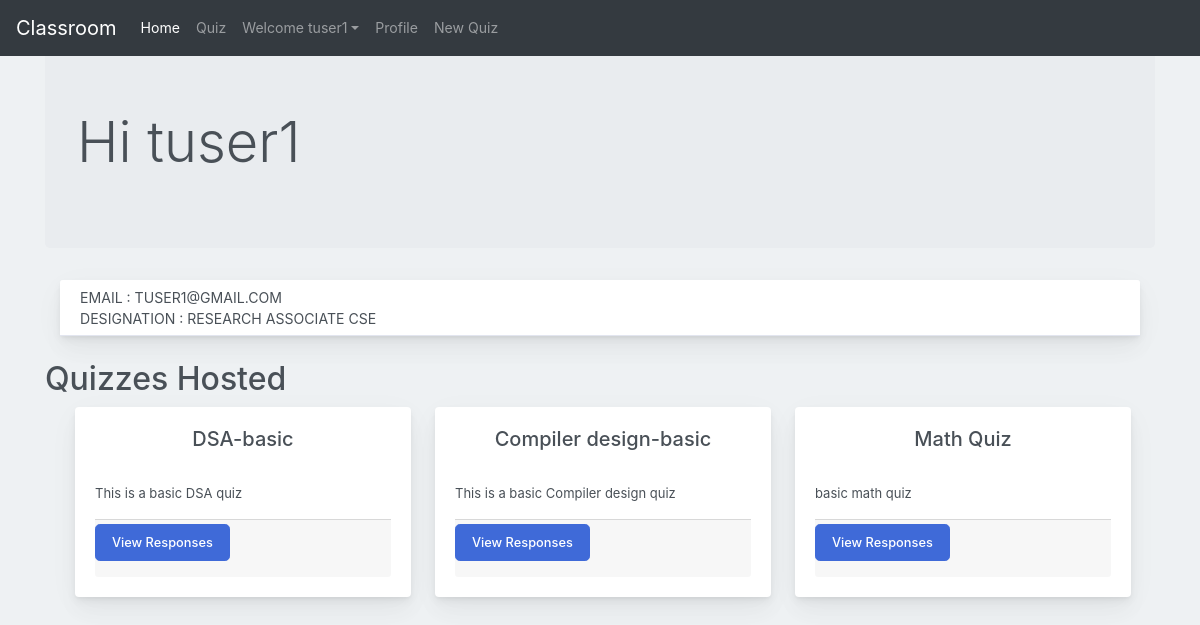
Page /teacher-profile/ (signed in) on the committed database.
### users/models.py (models this page shows, shortened)
class User(AbstractUser):
    email = models.EmailField()
    is_student = models.BooleanField(default=False)
    is_teacher = models.BooleanField(default=False)

class Teacher(models.Model):
    user = models.OneToOneField(User, on_delete=models.CASCADE,primary_key=True)
    teacher_name = models.CharField(max_length=30)
    contact_number = models.CharField(max_length=10)
    email = models.EmailField(default = "")
    teacher_profile_pic = models.ImageField(default='img.png',upload_to = 'profile_pics',blank=True)
    designation = models.CharField(max_length=300)
    branch = models.CharField(choices=BRANCH_CHOICES, max_length =3, default = 'GEN')

### quiz/models.py (models this page shows, shortened)
class Quiz(models.Model):
    quiz_id = models.AutoField
    author = models.ForeignKey(User, on_delete=models.CASCADE, default=1)
    name = models.CharField(max_length=50)
    desc = models.CharField(max_length=300)
    questions = models.ManyToManyField(Question)
    is_saved = models.BooleanField(default=False)

### users/views.py (the view)
# urls.py: path('teacher-profile/', views.teacher_profile, name='teacher-profile'),
@login_required
@teacher_required
def teacher_profile(request):
    teacher = Teacher.objects.get(user=request.user)
    quizzes = Quiz.objects.filter(author=request.user)
    context = {
        "teacher" : teacher,
        "quizzes" : list(quizzes),
    }
    return render(request, 'users/teacher-profile.html', context)

### templates/users/teacher-profile.html (shortened to what this page needs)
{% extends 'discuss/basic.html' %}
{% load crispy_forms_tags %}
{% block homeactive %} active {% endblock homeactive %}-->
{% block content %}
<div class="container my-4">
<div class="jumbotron">
    <h1 class="display-4">Hi {{request.user}}</h1>
    </div>
    <div class="container-fluid mt-10">
      <div class="row">
          <div class="col-md-12">
              <div class="card mb-4">
                  <div class="card-header">
                      <div class="media flex-wrap w-100 align-items-center">
                          email : {{teacher.email}} <br>
                          designation : {{teacher.designation}} <br>
                </div>
              </div>
          </div>
      </div>
  </div>
</div>
<h2>Quizzes Hosted</h2>
<div class="container">
    <div class="container mx-auto mt-2">
      <div class="row">
        {% for quiz in quizzes %}
        <div class="col-md-4">
          <div class="card" style="width: 21rem;">
            <div class="card-body">
              <h5 class="card-title" style="text-align: center;">{{quiz.name}}</h5>
              <br>
              <p class="card-text">{{quiz.desc}}</p>
              <div class="card-footer d-flex flex-wrap justify-content-between align-items-center px-0 pt-1 pb-3">
                  <a class="btn btn-primary btn-lg" data-toggle="modal" href="#">View Responses</a>
              </div>
            </div>
          </div>
        </div>
        {% endfor %}
      </div>
    </div>
  </div>
{% endblock content %}

### templates/discuss/basic.html (shortened to what this page needs)
{% load static %}
<!doctype html>
<html lang="en">
  <head>
    <link rel="stylesheet" href="https://stackpath.bootstrapcdn.com/bootstrap/4.2.1/css/bootstrap.min.css">
    <link rel="stylesheet" type="text/css" href=" {% static 'discuss/block.css' %} ">
  </head>
  <body>
    <nav class="navbar navbar-expand-lg navbar-dark bg-dark fixed-top">
  <a class="navbar-brand" href="{% url 'discuss:forum-home' %}">Classroom</a>
  <div class="collapse navbar-collapse" id="navbarSupportedContent">
    <ul class="navbar-nav mr-auto">
      <li class="nav-item {% block homeactive %} {% endblock homeactive %} ">
        <a class="nav-link" href="{% url 'discuss:forum-home' %}">Home </a>
      </li>
      <li class="nav-item">
        <a class="nav-link" href="{% url 'quiz:quiz-home' %}">Quiz </a>
      </li>
      {% if user.is_authenticated %}
<ul class="navbar-nav mr-2">
<li class="nav-item dropdown">
<a class="nav-link dropdown-toggle" href='#' id="navbarDropdown" role="button" data-toggle="dropdown"> Welcome {{request.user}}</a>
<div class="dropdown-menu" aria-labelledby="navbarDropdown">
      <li class="nav-item {% block profileactive %} {% endblock profileactive %}">
        {% if request.user.is_student %}
        <a class="nav-link" href="{%url 'users:student-profile'%}">Profile</a>
        {% else %}
        <a class="nav-link" href="{%url 'users:teacher-profile' %}">Profile</a>
        {% endif %}
      </li>
      <li class="nav-item">
        {% if request.user.is_teacher %}
        <a class="nav-link" href="{%url 'quiz:create-quiz' %}">New Quiz</a>
        {% endif %}
      </li>
        </div>
      </li>
      {% endif %}
    </ul>
  </div>
</nav>
<br>
</body>
{% block content %}{% endblock content%}
</html>

### discuss/static/discuss/block.css (style rules this page uses)
body { margin: 0; font-family: -apple-system, BlinkMacSystemFont, "Segoe UI", Roboto, "Helvetica Neue", Arial, "Noto Sans", sans-serif, "Apple Color Emoji", "Segoe UI Emoji", "Segoe UI Symbol", "Noto Color Emoji"; font-size: .88rem; font-weight: 400; line-height: 1.5; color: #495057; text-align: left; background-color: #eef1f3 }
.card { box-shadow: 0 0.46875rem 2.1875rem rgba(4, 9, 20, 0.03), 0 0.9375rem 1.40625rem rgba(4, 9, 20, 0.03), 0 0.25rem 0.53125rem rgba(4, 9, 20, 0.05), 0 0.125rem 0.1875rem rgba(4, 9, 20, 0.03); border-width: 0; transition: all .2s }
.card-header:first-child { border-radius: calc(.25rem - 1px) calc(.25rem - 1px) 0 0 }
.card-header { display: flex; align-items: center; border-bottom-width: 1px; padding-top: 0; padding-bottom: 0; padding-right: .625rem; height: 3.5rem; text-transform: uppercase; background-color: #fff; border-bottom: 1px solid rgba(26, 54, 126, 0.125) }
.btn-primary { color: #fff; background-color: #3f6ad8; border-color: #3f6ad8 }
.btn { font-size: 0.8rem; font-weight: 500; outline: none !important; position: relative; transition: color 0.15s, background-color 0.15s, border-color 0.15s, box-shadow 0.15s }
.card-body { flex: 1 1 auto; padding: 1.25rem }
.card-body p { font-size: 13px }
a { color: #E91E63; text-decoration: none !important; background-color: transparent }

### templates/discuss/basic.html (style rules this page uses)
html * { font-family: -apple-system, BlinkMacSystemFont, 'Segoe UI', Roboto, Oxygen, Ubuntu, Cantarell, 'Open Sans', 'Helvetica Neue', sans-serif !important; }

### rows in the picture
User: user "tuser1"
Teacher: email "TUSER1@GMAIL.COM", designation "RESEARCH ASSOCIATE CSE"
Quiz: name "DSA-basic", desc "This is a basic DSA quiz"
Quiz: name "Compiler design-basic", desc "This is a basic Compiler design quiz"
Quiz: name "Math Quiz", desc "basic math quiz"
